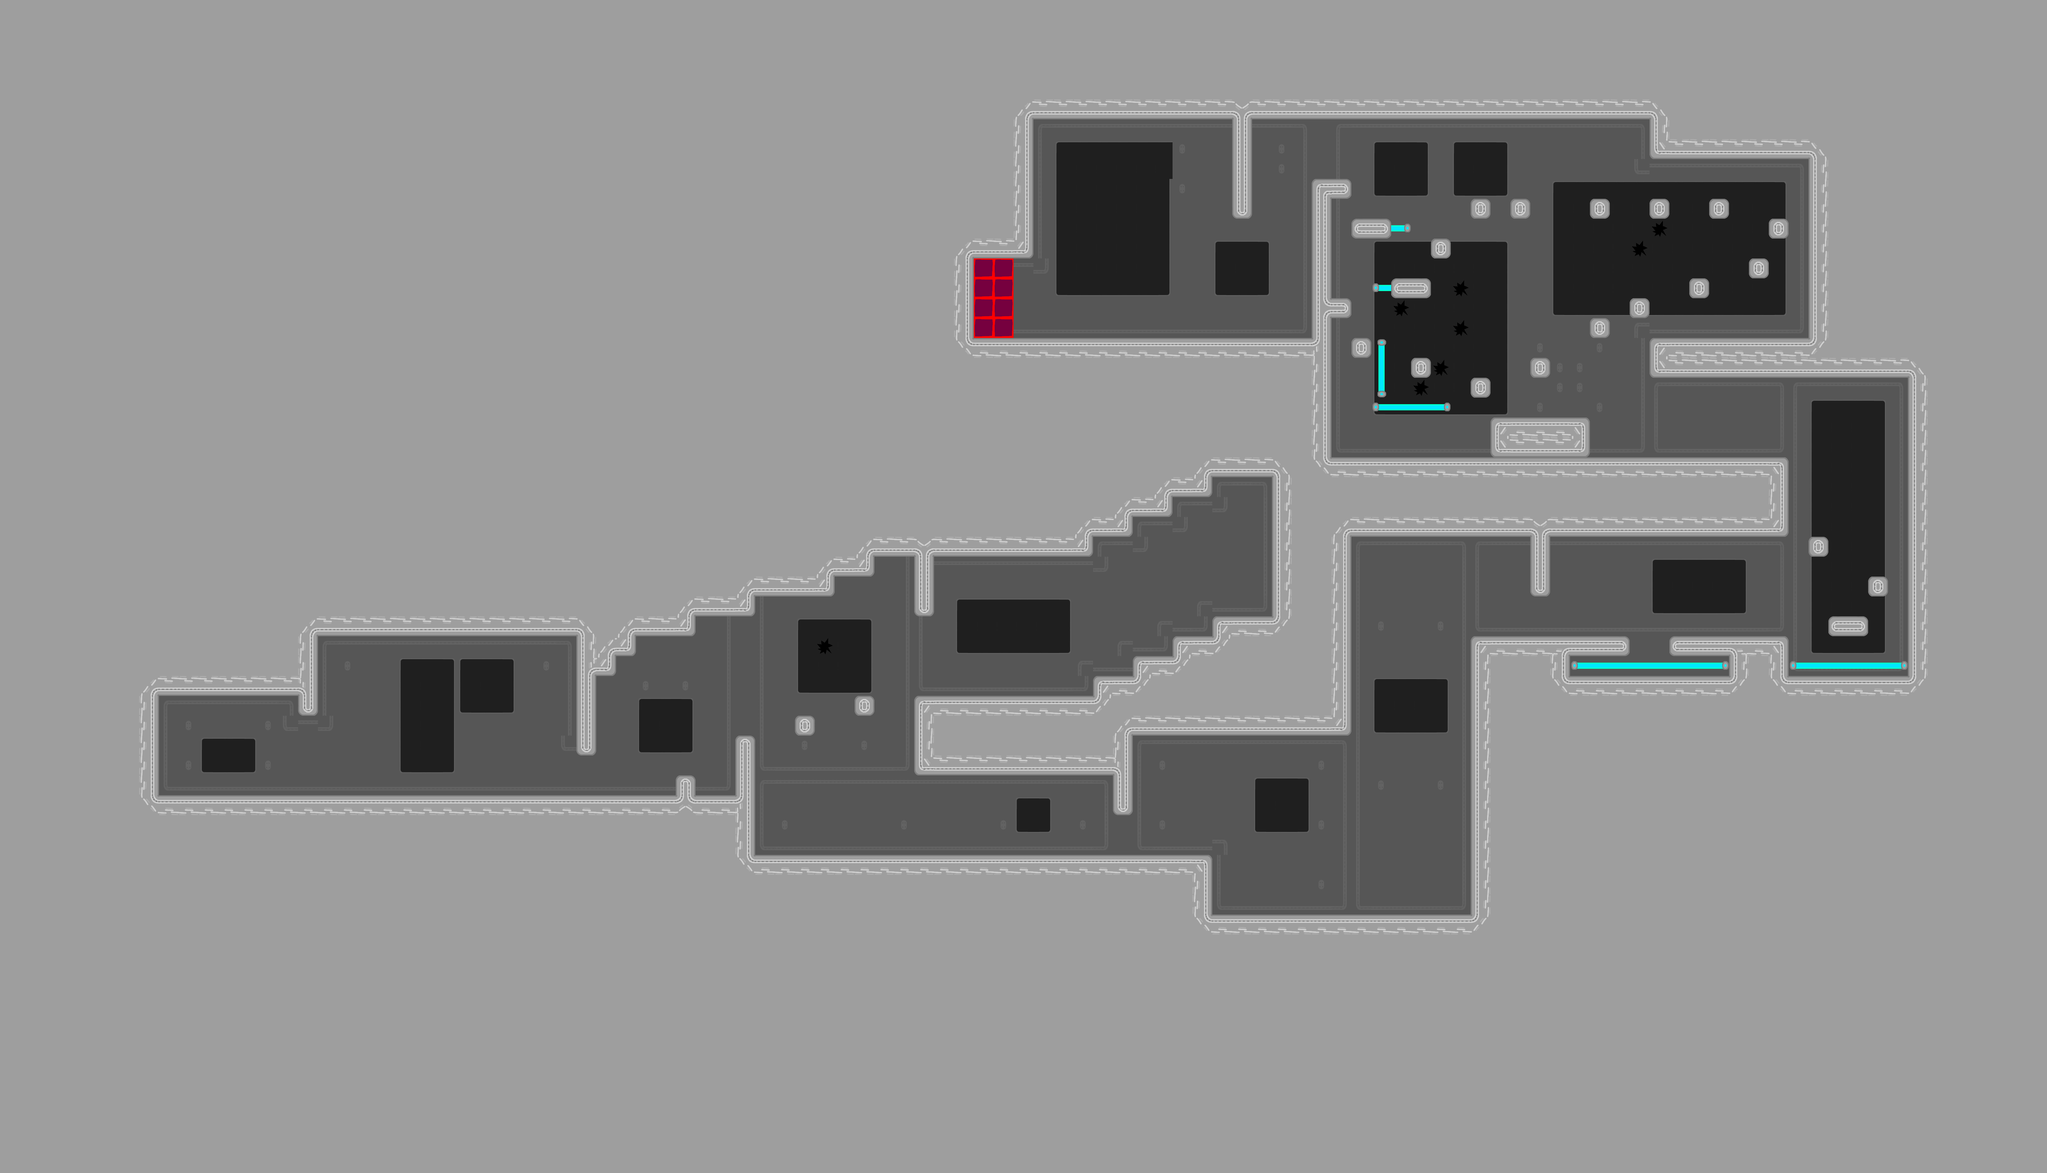

Tiled map render using the project's own tile images. Description and the map definition, with tile-layer contents summarised, below:
An orthogonal 103x59 tile map with 64x64 px tiles, 3 tile layers (background, lasers, walls) and 103 objects.

<map version="1.10" tiledversion="1.11.2" orientation="orthogonal" renderorder="right-down" width="103" height="59" tilewidth="64" tileheight="64" infinite="0" nextlayerid="10" nextobjectid="274">
 <tileset firstgid="1" source="alien.tsx" />
 <layer id="2" name="background" width="103" height="59">
  <data>[6077 cells, 1443 non-empty, 20 distinct tile ids]</data>
 </layer>
 <objectgroup id="5" name="displays">
  <object id="147" gid="76" x="3840" y="1024" width="320" height="192">
   <properties>
    <property name="race_id" type="int" value="0" />
   </properties>
  </object>
 </objectgroup>
 <objectgroup id="3" name="checkpoints">
  <object id="148" gid="50" x="1856" y="2560" width="64" height="64" />
  <object id="159" gid="50" x="3584" y="2752" width="64" height="64" />
  <object id="166" gid="50" x="4928" y="2048" width="64" height="64" />
 </objectgroup>
 <objectgroup id="4" name="ends">
  <object id="144" gid="40" x="5312" y="1472" width="64" height="64">
   <properties>
    <property name="race_id" type="int" value="0" />
    <property name="type" value="start" />
   </properties>
  </object>
  <object id="145" gid="40" x="4160" y="704" width="64" height="64">
   <properties>
    <property name="race_id" type="int" value="0" />
    <property name="type" value="end" />
   </properties>
  </object>
  <object id="170" gid="40" x="5312" y="1280" width="64" height="64">
   <properties>
    <property name="race_id" type="int" value="0" />
    <property name="type" value="start" />
   </properties>
  </object>
  <object id="171" gid="40" x="5312" y="1344" width="64" height="64">
   <properties>
    <property name="race_id" type="int" value="0" />
    <property name="type" value="start" />
   </properties>
  </object>
  <object id="172" gid="40" x="5312" y="1408" width="64" height="64">
   <properties>
    <property name="race_id" type="int" value="0" />
    <property name="type" value="start" />
   </properties>
  </object>
  <object id="175" gid="40" x="4096" y="704" width="64" height="64">
   <properties>
    <property name="race_id" type="int" value="0" />
    <property name="type" value="end" />
   </properties>
  </object>
  <object id="176" gid="40" x="4032" y="704" width="64" height="64">
   <properties>
    <property name="race_id" type="int" value="0" />
    <property name="type" value="end" />
   </properties>
  </object>
 </objectgroup>
 <objectgroup id="8" name="platforms">
  <object id="161" gid="32" x="3904" y="2816" width="192" height="64">
   <properties>
    <property name="boundary_bottom" type="float" value="0" />
    <property name="boundary_left" type="float" value="0" />
    <property name="boundary_right" type="float" value="4" />
    <property name="boundary_top" type="float" value="0" />
    <property name="change_x" type="float" value="2" />
    <property name="change_y" type="float" value="0" />
   </properties>
  </object>
  <object id="162" gid="32" x="4416" y="2816" width="256" height="64">
   <properties>
    <property name="boundary_bottom" type="float" value="0" />
    <property name="boundary_left" type="float" value="0" />
    <property name="boundary_right" type="float" value="0" />
    <property name="boundary_top" type="float" value="11" />
    <property name="change_x" type="float" value="0" />
    <property name="change_y" type="float" value="3" />
   </properties>
  </object>
  <object id="167" gid="32" x="5696" y="1664" width="64" height="64">
   <properties>
    <property name="boundary_bottom" type="float" value="0" />
    <property name="boundary_left" type="float" value="0" />
    <property name="boundary_right" type="float" value="1" />
    <property name="boundary_top" type="float" value="0" />
    <property name="change_x" type="float" value="2" />
    <property name="change_y" type="float" value="0" />
   </properties>
  </object>
  <object id="188" gid="32" x="5376" y="512" width="64" height="192">
   <properties>
    <property name="boundary_bottom" type="float" value="-4" />
    <property name="boundary_left" type="float" value="0" />
    <property name="boundary_right" type="float" value="0" />
    <property name="boundary_top" type="float" value="0" />
    <property name="change_x" type="float" value="2" />
    <property name="change_y" type="float" value="0" />
   </properties>
  </object>
  <object id="189" gid="32" x="4992" y="512" width="64" height="192">
   <properties>
    <property name="boundary_bottom" type="float" value="-4" />
    <property name="boundary_left" type="float" value="0" />
    <property name="boundary_right" type="float" value="0" />
    <property name="boundary_top" type="float" value="0" />
    <property name="change_x" type="float" value="2" />
    <property name="change_y" type="float" value="0" />
   </properties>
  </object>
 </objectgroup>
 <layer id="6" name="lasers" width="103" height="59">
  <data>[6077 cells, 24 non-empty, 6 distinct tile ids]</data>
 </layer>
 <layer id="1" name="walls" width="103" height="59">
  <data>[6077 cells, 4728 non-empty, 30 distinct tile ids]</data>
 </layer>
 <objectgroup id="7" name="collisions" visible="0" opacity="0.24">
  <object id="191" gid="100" x="384" y="3008" width="1984" height="448" />
  <object id="192" gid="100" x="384" y="2240" width="576" height="128" />
  <object id="193" gid="100" x="896" y="2048" width="1024" height="128" />
  <object id="194" gid="100" x="384" y="2560" width="128" height="320" />
  <object id="195" gid="100" x="896" y="2112" width="64" height="64" />
  <object id="196" gid="100" x="1856" y="2432" width="64" height="384" />
  <object id="197" gid="100" x="2176" y="2560" width="64" height="64" />
  <object id="198" gid="100" x="960" y="2304" width="64" height="256" />
  <object id="199" gid="100" x="1920" y="2176" width="64" height="128" />
  <object id="200" gid="100" x="1984" y="2048" width="256" height="64" />
  <object id="203" gid="100" x="2624" y="1856" width="192" height="64" />
  <object id="206" gid="100" x="2368" y="1920" width="320" height="64" />
  <object id="207" gid="100" x="2176" y="1984" width="256" height="64" />
  <object id="208" gid="100" x="1984" y="2112" width="64" height="64" />
  <object id="209" gid="100" x="2752" y="1792" width="768" height="192" />
  <object id="210" gid="100" x="3520" y="1728" width="128" height="192" />
  <object id="211" gid="100" x="3648" y="1664" width="128" height="128" />
  <object id="212" gid="100" x="3776" y="1600" width="128" height="64" />
  <object id="214" gid="100" x="4096" y="2048" width="64" height="512" />
  <object id="215" gid="100" x="3904" y="2048" width="192" height="64" />
  <object id="216" gid="100" x="3776" y="2112" width="192" height="64" />
  <object id="217" gid="100" x="3648" y="2176" width="192" height="64" />
  <object id="218" gid="100" x="3520" y="2240" width="192" height="64" />
  <object id="219" gid="100" x="2944" y="2496" width="640" height="256" />
  <object id="220" gid="100" x="2944" y="1984" width="64" height="192" />
  <object id="221" gid="100" x="2368" y="2752" width="64" height="384" />
  <object id="223" gid="100" x="2368" y="2944" width="1536" height="192" />
  <object id="225" gid="100" x="3584" y="2368" width="640" height="128" />
  <object id="226" gid="100" x="4224" y="2368" width="128" height="640" />
  <object id="227" gid="100" x="3584" y="2624" width="64" height="256" />
  <object id="228" gid="100" x="3712" y="3136" width="1344" height="192" />
  <object id="229" gid="100" x="4736" y="2944" width="320" height="832" />
  <object id="230" gid="100" x="4224" y="1728" width="1536" height="256" />
  <object id="231" gid="100" x="4928" y="1920" width="64" height="192" />
  <object id="232" gid="100" x="5056" y="2496" width="1280" height="320" />
  <object id="234" gid="100" x="4736" y="2112" width="512" height="64" />
  </objectgroup>
 <objectgroup id="9" name="special">
  <!-- 14 objects omitted --></objectgroup>
</map>
<!-- 51 of 103 objects omitted -->
